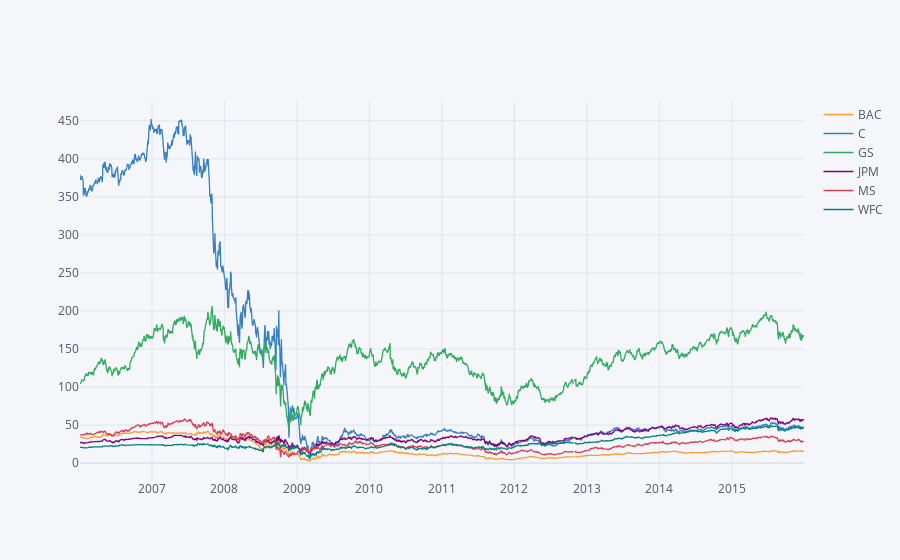

The notebook cell saved with this chart:
### Markdown cell above
** Create a line plot showing Close price for each bank for the entire index of time. (Hint: Try using a for loop, or use [.xs](http://pandas.pydata.org/pandas-docs/stable/generated/pandas.DataFrame.xs.html) to get a cross section of the data.)**

### Code cell
bank_stocks.xs(key='Adj Close', level='Stock Info', axis = 1).iplot()

### Figure 1 — Plotly figure (JSON) as saved in the notebook; plotly's stock layout.template omitted (floating-point values rounded to 4 significant figures; data arrays with more than 128 entries replaced by an {"elided": "..."} marker saying what was removed)
{"data": [{"line": {"color": "rgba(255, 153, 51, 1.0)", "dash": "solid", "shape": "linear", "width": 1.3}, "mode": "lines", "name": "BAC", "text": "", "type": "scatter", "x": {"elided": "2518 str values"}, "y": {"elided": "2518 mixed values"}}, {"line": {"color": "rgba(55, 128, 191, 1.0)", "dash": "solid", "shape": "linear", "width": 1.3}, "mode": "lines", "name": "C", "text": "", "type": "scatter", "x": {"elided": "2518 str values"}, "y": {"elided": "2518 mixed values"}}, {"line": {"color": "rgba(50, 171, 96, 1.0)", "dash": "solid", "shape": "linear", "width": 1.3}, "mode": "lines", "name": "GS", "text": "", "type": "scatter", "x": {"elided": "2518 str values"}, "y": {"elided": "2518 mixed values"}}, {"line": {"color": "rgba(128, 0, 128, 1.0)", "dash": "solid", "shape": "linear", "width": 1.3}, "mode": "lines", "name": "JPM", "text": "", "type": "scatter", "x": {"elided": "2518 str values"}, "y": {"elided": "2518 mixed values"}}, {"line": {"color": "rgba(219, 64, 82, 1.0)", "dash": "solid", "shape": "linear", "width": 1.3}, "mode": "lines", "name": "MS", "text": "", "type": "scatter", "x": {"elided": "2518 str values"}, "y": {"elided": "2518 mixed values"}}, {"line": {"color": "rgba(0, 128, 128, 1.0)", "dash": "solid", "shape": "linear", "width": 1.3}, "mode": "lines", "name": "WFC", "text": "", "type": "scatter", "x": {"elided": "2518 str values"}, "y": {"elided": "2518 mixed values"}}], "layout": {"legend": {"bgcolor": "#F5F6F9", "font": {"color": "#4D5663"}}, "paper_bgcolor": "#F5F6F9", "plot_bgcolor": "#F5F6F9", "title": {"font": {"color": "#4D5663"}}, "xaxis": {"gridcolor": "#E1E5ED", "showgrid": true, "tickfont": {"color": "#4D5663"}, "title": {"font": {"color": "#4D5663"}, "text": ""}, "zerolinecolor": "#E1E5ED"}, "yaxis": {"gridcolor": "#E1E5ED", "showgrid": true, "tickfont": {"color": "#4D5663"}, "title": {"font": {"color": "#4D5663"}, "text": ""}, "zerolinecolor": "#E1E5ED"}}}
